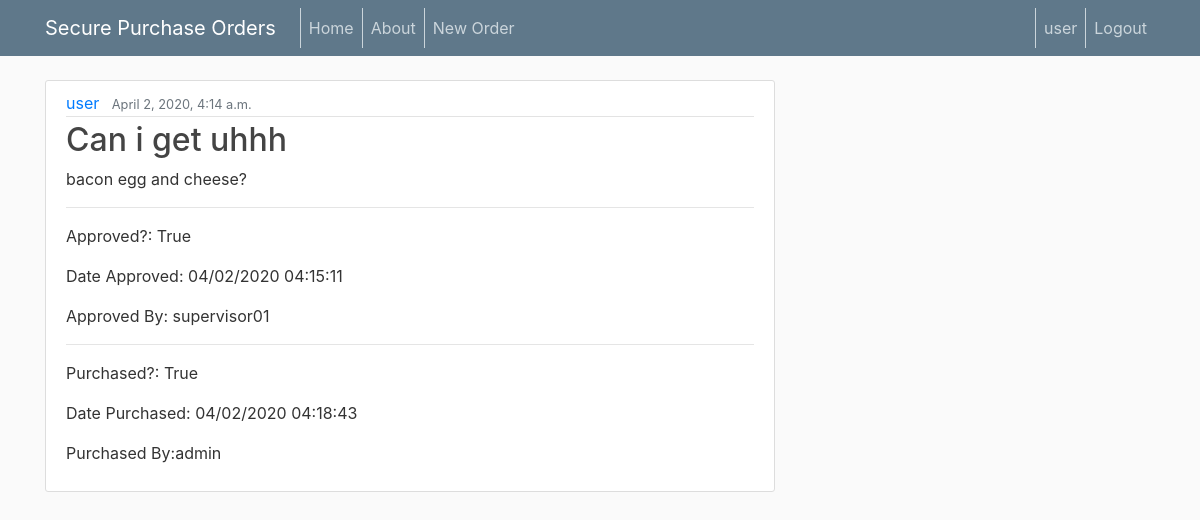
Screenshot of / (signed in) with the database file from the repository.
### users/models.py (models this page shows)
class User(AbstractUser):
    is_supervisor = models.BooleanField('supervisor status', default=False)
    is_purchasing = models.BooleanField('purchasing department status', default=False)

### purchaseorder/models.py (models this page shows, shortened)
class order(models.Model):
    title = models.CharField(max_length=100)
    content = models.TextField()
    date_ordered = models.DateTimeField(default=timezone.now)
    author = models.ForeignKey(settings.AUTH_USER_MODEL, on_delete=models.DO_NOTHING)
    approved = models.BooleanField(default=False)
    approvedBy = models.CharField(max_length=100)
    dateApproved = models.CharField(max_length=100)
    purchased = models.BooleanField(default=False)
    purchasedBy = models.CharField(max_length=100)
    datePurchased = models.CharField(max_length=100)
    signedPurchase = models.CharField(max_length=1000)
    signedSupervisor = models.CharField(max_length=1000)

### purchaseorder/views.py (the view)
# urls.py: path('', orderListView.as_view(), name='purchaseorder-home'),
class orderListView(ListView):
    model = order
    template_name = 'purchaseorder/home.html'  # <app>/<model>_<viewtype>.html
    context_object_name = 'orders'
    ordering = ['-date_ordered']

### purchaseorder/templates/purchaseorder/home.html (shortened to what this page needs)
{% extends "purchaseorder/base.html" %}
{% block content %}
    {% for order in orders %}
      {% if order.author == user %}
          <article class="media content-section">
            <div class="media-body">
              <div class="article-metadata">
                <a class="mr-2" href="#">{{ order.author }}</a>
                <small class="text-muted">{{ order.date_ordered }}</small>
              </div>
              <h2><a class="article-title" href="{% url 'order-detail' order.id %}">{{ order.title }}</a></h2>
              <p class="article-content">{{ order.content }}</p>
              <hr>
              <p class="article-content">Approved?: {{ order.approved}}</p>
              <p class="article-content">Date Approved: {{ order.dateApproved }}</p>
              <p class="article-content">Approved By: {{ order.approvedBy }}</p>
              <hr>
              <p class="article-content">Purchased?: {{ order.purchased }}</p>
              <p class="article-content">Date Purchased: {{ order.datePurchased }}</p>
              <p class="article-content">Purchased By:{{ order.purchasedBy }}</p>
            </div>
          </article>
      {% endif %}
    {% endfor %}
{% endblock content %}

### purchaseorder/templates/purchaseorder/base.html (shortened to what this page needs)
{% load static %}
{% load crispy_forms_tags %}
<!DOCTYPE html>
<html>
<head>
    <link rel="stylesheet" href="https://maxcdn.bootstrapcdn.com/bootstrap/4.0.0/css/bootstrap.min.css">
    <link rel="stylesheet" type="text/css" href="{% static 'purchaseorder/main.css' %}">
</head>
{% if user.is_authenticated %}
  <body>
      <header class="site-header">
        <nav class="navbar navbar-expand-md navbar-dark bg-steel fixed-top">
          <div class="container">
            <a class="navbar-brand mr-4" href="{% url 'purchaseorder-home' %}">Secure Purchase Orders</a>
            <div class="collapse navbar-collapse" id="navbarToggle">
              <div class="navbar-nav mr-auto">
                <a class="nav-item nav-link" href="{% url 'purchaseorder-home' %}">Home</a>
                <a class="nav-item nav-link" href="{% url 'purchaseorder-about' %}">About</a>
                <a class="nav-item nav-link" href="{% url 'order-create' %}">New Order</a>
              </div>
              <div class="navbar-nav">
                {% if user.is_authenticated %}
                <a class="nav-item nav-link"> {{ user.username }} </a>
                  <a class="nav-item nav-link" href="{%url 'logout'%}"> Logout </a>
                {%else %}
                <a class="nav-item nav-link" href="{%url 'login' %}">Login</a>
                <a class="nav-item nav-link" href="{%url 'register' %}">Register</a>
                {% endif %}
              </div>
            </div>
          </div>
        </nav>
      </header>
      <main role="main" class="container">
        <div class="row">
          <div class="col-md-8">
            {% block content %}{% endblock %}
          </div>
        </div>
      </main>
  </body>
  </html>
{% endif %}

### purchaseorder/static/purchaseorder/main.css (style rules this page uses)
body { background: #fafafa; color: #333333; margin-top: 5rem; }
h1, h2, h3, h4, h5, h6 { color: #444444; }
.bg-steel { background-color: #5f788a; }
.site-header .navbar-nav .nav-link { color: #cbd5db; border-left: 1px solid #cbd5db }
.content-section { background: #ffffff; padding: 10px 20px; border: 1px solid #dddddd; border-radius: 3px; margin-bottom: 20px; }
.article-title { color: #444444; }
.article-content { white-space: pre-line; }
.article-metadata { padding-bottom: 1px; margin-bottom: 4px; border-bottom: 1px solid #e3e3e3 }

### rows the page displays
User: username "user"
order: author "user", date_ordered "April 2, 2020, 4:14 a.m.", title "Can i get uhhh", content "bacon egg and cheese?", approved "True", dateApproved "04/02/2020 04:15:11", approvedBy "supervisor01", purchased "True", datePurchased "04/02/2020 04:18:43", purchasedBy "admin"
